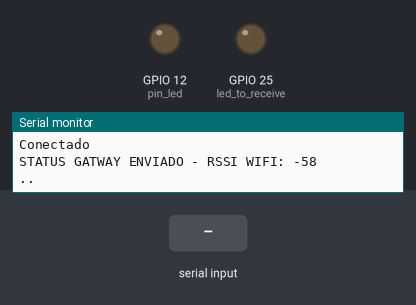
The sketch below on a simulated ESP32. Parts: output pins drawn as LEDs (lit = HIGH), the last lines printed to the serial monitor. The inputs (shaded band) are chosen by the test bench. WiFi joins after 1.5 s; servers stay silent unless stated; no MQTT or app messages arrive unless stated; the modem accepts every AT command (registered, SIM ready, sends succeed) and sends nothing else.

Above: at 7.2 s.
7.3 s: "90,45,200\n" received over the second serial link
At 8.35 s:
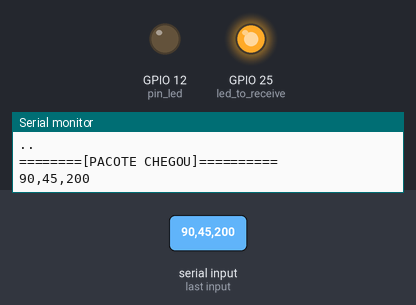
10.3 s: "30,150,10\n" received over the second serial link
At 11.9 s:
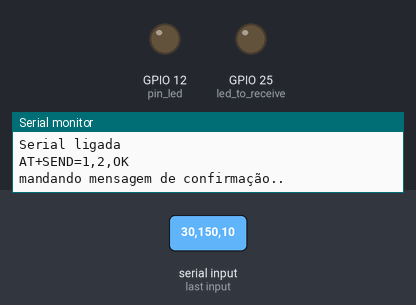
13.3 s: "1,90,45\n" received over the second serial link
At 15.67 s:
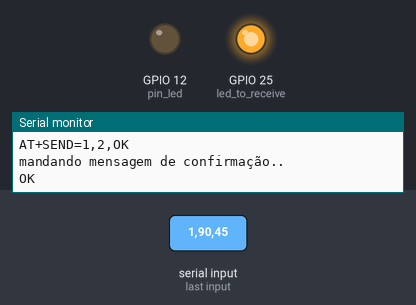
Timing chart, 0 to 17.4 s (numbered marks = the images above; inputs shaded):
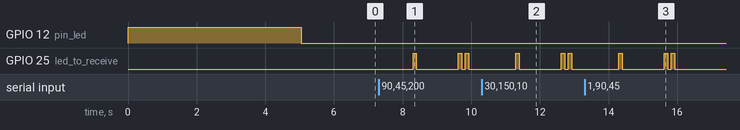

Measured:
- after the input at 7.3 s, GPIO 25 (led_to_receive): goes HIGH 0.10 s, LOW 1.2 s, HIGH 0.10 s, LOW 0.10 s, HIGH 0.10 s, then LOW, starting after 1.0 s
- after the input at 10.3 s, GPIO 25 (led_to_receive): goes HIGH 0.10 s, LOW 1.2 s, HIGH 0.10 s, LOW 0.10 s, HIGH 0.10 s, then LOW, starting after 1.0 s
- after the input at 13.3 s, GPIO 25 (led_to_receive): goes HIGH 0.10 s, LOW 1.2 s, HIGH 0.10 s, LOW 0.10 s, HIGH 0.10 s, then LOW, starting after 1.0 s

The sketch:

GATEWAY.ino
```cpp
/* ============================================================================
 *
 *   Code to Gateway
 *   This code went developer to last work in IPB - BRAGANÇA
 *
 *   Autor: Mateus Costa de Araujo
 *   Data:  February, 2024
 *
============================================================================ */
// Lybrares
// #include <WiFi.h>
#include <Arduino.h>
#include <PubSubClient.h>
#include <ArduinoJson.h>
#include <WiFiManager.h>
#include "esp_task_wdt.h"
#include <HardwareSerial.h>  // LoRa
//==========================================================================
// Defines
#define rxLoRa 16
#define txLoRA 17
#define led_to_receive 25
#define pin_led 12
//---------------------------------------------------------
// Wifi and MQTT
WiFiClient espClient;
int32_t rssi; // RSSI wifi
const char *mqttServer = "broker.mqtt-dashboard.com";
bool flag_mqtt = false; // confirmation flag package.
const short mqttPort = 1883;
const char *mqttUser = "IPB";
const char *mqttPassword = "noiottracker";
const char *topic = "IPB/TESTE/TRACKER/01";
const char *topic2 = "IPB/TESTE/GATWAY/01";
unsigned long  time_to_try_mqtt_reconnect = 10 * 1000;

PubSubClient client(espClient);
short time_to_resend_msg_status_gatway = 30000; // Time to resend gateway status (ms) (EDITABLE)
char *RSSI_LoRA = 0;

String jsonData = "";
String jsonStatus = "";       // (gateway status)
DynamicJsonDocument doc(256); // Package buffer
DynamicJsonDocument gat(64);  // gatway vuffer status
//---------------------------------------------------------
// Lora - Uart
HardwareSerial lora(1);
String incomingString;
char end_to_send = '1'; // Device Address
char markers[12]; // = "ABCDEFGHIJK";  // J -> end to string
char *data;                    // raw data
char extractedStrings[12][20]; // Vector to package
char utctime[25];              // vetor que vai receber time          ******
char latlon[2][10];
char last_data[] = "K";        // Character which packet is memory
char find_gatway[] = "O";      // Character that indicates that the device is looking for the gateway
char type_data = 0;            //  [0] - current; [1] - memory
//---------------------------------------------------------

// FLOW
unsigned short break_line = 60000;
unsigned short time_to_show_point = 1000;
unsigned long time_break_line;
unsigned long time_show_msg;
//bool serialEnabled = true; // Variável de controle para a comunicação serial
//---------------------------------------------------------
// FREERTOS
static uint8_t taskCoreZero = 0;
static uint8_t taskCoreOne = 1;
//==========================================================================
// Functions
void PINS_AND_SYSTEM();
void LORA_SETTINGS();
void WIFI_SETTINGS();
void TASKS();
void zerar_extractedStrings();
void publishMQTTstatus (void *pcParameters);
void debug_led (void *pvParameters);
void processing(void *pvParameters);
void separate_lat_and_lon();
void led_to_send();
void zerar_extractedStrings();
void toggleSerial(bool enable);
void reconnect();
//==========================================================================
void setup(){
  PINS_AND_SYSTEM();
  LORA_SETTINGS();
  WIFI_SETTINGS();
  TASKS();
}
//==========================================================================
void loop(){}

void TASKS(){
  xTaskCreatePinnedToCore(
        publishMQTTstatus,   /* função que implementa a tarefa */
        "coreTaskOne", /* task name */
        2000,          /* words */
        NULL,          /* entrance parameter */
        1,             /* Priority */
        NULL,          /* Reference */
        taskCoreOne);  /* Core */

    delay(500); // tempo para a tarefa iniciar
  //------------------------------------
    xTaskCreatePinnedToCore(
        debug_led,
        "coreTaskTwo",
        1000,
        NULL,
        1,
        NULL,
        taskCoreZero);
    delay(500);
  //------------------------------------
    xTaskCreatePinnedToCore(
        processing,
        "coreTaskThree",
        10000,
        NULL,
        2,
        NULL,
        taskCoreOne);
    delay(500);
}

void publishMQTTstatus (void *pcParameters){
  while(true){
    if (!client.connected()){
      reconnect();
    }
    client.loop();
    rssi = WiFi.RSSI();
    gat["RSSI_WIFI"] = rssi;

    jsonStatus = "";
    serializeJson(gat, jsonStatus);

    client.publish(topic2, jsonStatus.c_str());
    Serial.print("\nSTATUS GATWAY ENVIADO - RSSI WIFI: ");
    Serial.println(rssi);
    vTaskDelay(time_to_resend_msg_status_gatway);
  }
}

void debug_led (void *pvParameters){

  String taskMessage = "Task running on core ";
  taskMessage = taskMessage + xPortGetCoreID();

  int control = 0;
  while (true){
    if(WiFi.status() != WL_CONNECTED){
      digitalWrite(pin_led, HIGH);
      vTaskDelay(500);
      digitalWrite(pin_led, LOW);
    }
    else{
      digitalWrite(pin_led, LOW);
    }
    vTaskDelay(1000);
  }
}

void processing(void *pvParameters){
  String taskMessage = "Task running on core ";
  taskMessage = taskMessage + xPortGetCoreID();
  short i = 0;
  short n_try_send_package_mqtt = 3;
  while (true){
    //----------------------------------------------
    //reseta whatchdogs para indicar que o sistema está funcionando normalmente
    //esp_task_wdt_reset();
    //----------------------------------------------
    // mostra "." para indicar que está aguardando pacote LORA
    if (millis() - time_break_line >= break_line){
      // Reinicie o contador millis()
      Serial.print("\n");
      time_break_line = millis();
    }
    if (millis() - time_show_msg >= time_to_show_point){
      Serial.print(".");
      time_show_msg = millis();
    }
    if (lora.available()){

      Serial.println("\n========[PACOTE CHEGOU]=========="); // debug serial
      incomingString = lora.readString();
      Serial.println(incomingString);
      //----------------------------------------------
      toggleSerial(false); // Desliga a comunicação serial para não haver interrupções indesejadas
      //----------------------------------------------
      led_to_send(); // led para indicar que chegou algo
      //----------------------------------------------
      char dataArray[100];                        // vetor que vai receber string
      incomingString.toCharArray(dataArray, 100); // método para atribui string a vetor
      data = strtok(dataArray, ",");
      data = strtok(NULL, ",");
      data = strtok(NULL, ",");
      RSSI_LoRA = &*data; // para pegar o RSSI do sinal lora
      RSSI_LoRA = strtok(NULL, ",");
      //Serial.println(data);  // imprime pacote recebido (sem outros detalhes)

      //----------------------------------------------
      // Dividir data em pacotes
      type_data = 0; // tipo de dado pre estabelecido
      int i, j = 0, startPos = -1, count = 0;
      // conferir se há T no vetor

      for (i = 0; data[i] != '\0'; i++){
        if (strchr(find_gatway, data[i])){                // se device estver procurando o gatwat
          type_data = 1;                                  // flag para indicar que o pacote é passado
          break;
        }
        if (strchr(last_data, data[i])){ // exsitir "Z" no pacote o dado é passado
          sprintf(markers, "ABCDEFGHIK"); // atribui K como ultimo caracter (depois do horario)
          type_data = 2;                  // flag para indicar que o pacote é passado
          break;
        }
        else{

          type_data = 3;                 // flag para pacote em tempo real
          sprintf(markers, "ABCDEFGHI"); // caso contrario o pacote é em tempo real
        }
      }
      //----------------------------------------------
      if (type_data == 1){
        Serial.println("TIPO -> [Device procurando gatway]");
      }
      else // debug
        if (type_data == 2){
          Serial.println("TIPO -> [Pacote da memoria]");
        }
        else // debug
          if (type_data == 3){
            Serial.println("TIPO -> [Pacote atual]");
          } // debug
      //----------------------------------------------
      // pré processamento - lógica para quebrar o pacote em partes se pacote requiser isso
      if (type_data == 1){
        int size_data = strlen(data); // confere o tamanho do pacote
        data[size_data - 1] = '\0';   // quebra o ultimo valor ( caractere "O")

        for (i = 0; i < size_data; i++){    // laço para preencger extractedStrings com a informação de interesse
          extractedStrings[0][i] = data[i]; // atribuição de cada caractere
        }
      }
      if (type_data == 2 || type_data == 3){ // se o pacote for do tipo 2 ou 3
        for (i = 0; data[i] != '\0'; i++){
          if (strchr(markers, data[i])) // analisa se o caractere
          {
            { // se input contem markers
              if (startPos != -1)
                extractedStrings[count][j] = '\0';
              count++;
              j = 0;
            }
            extractedStrings[count][j++] = data[i];
            startPos = i;
          }
          else if (startPos != -1)
          {
            extractedStrings[count][j++] = data[i];
          }
        }
        //----------------------------------------------
        // Organizar formato de hora: 2023-10-05T11:30:44Z
        // Separar Lat e lon
        separate_lat_and_lon();
      }
      //------------------------------------
      // imprimir nível da conexão com Wifi
      rssi = WiFi.RSSI();
      Serial.print("Nível de sinal Wi-Fi: ");
      Serial.print(rssi);
      Serial.println(" dBm");
      //------------------------------------
      // imprimir dados recebidos após pré processamento
      for (int i = 0; i < count - 1; i++){ // -1 por que J não conta
        printf("dado %c: %s\n", extractedStrings[i + 1][0], extractedStrings[i + 1] + 1);
      }
      //------------------------------------------------------
      //atribuição de dado ao pacote Json
      if (type_data == 1){
        doc["Bat_Perc"] = atoi(extractedStrings[0]);
      }
      if (type_data == 2){
        doc["time"] = (extractedStrings[9] + 1);
      }
      if (type_data == 2 || type_data == 3){
        doc["latitude"] = atof(latlon[0]);
        doc["longitude"] = atof(latlon[1]);
        doc["vel"] = atoi(extractedStrings[2] + 1);
        doc["temperatura"] = atoi(extractedStrings[3] + 1);
        doc["umidade"] = atoi(extractedStrings[4] + 1);
        doc["X"] = atof(extractedStrings[5] + 1);
        doc["Y"] = atof(extractedStrings[6] + 1);
        doc["Z"] = atof(extractedStrings[7] + 1);
        doc["Bat_Perc"] = atoi(extractedStrings[8] + 1);
      }
      if (type_data == 1 || type_data == 2 || type_data == 3){
        doc["RSSI_LoRa"] = atoi(RSSI_LoRA);
        doc["RSSI_WIFI"] = rssi;
      }
      /*
      // Serializar o objeto JSON em uma string
      if (incomingString.indexOf('\r') != -1) {
      Serial.println("Caracteres \\r encontrados na incomingString.");
      }
      */
      jsonData = "";
      serializeJson(doc, jsonData); // Serializa o pacote json
      Serial.println(jsonData);     // imprime o json montado que será encaminhado via MQTT
      //---------------------------
      // confere conexão

      //-------------------------------------------
      // Publicar no tópico especificado
      for(i = 0; i<n_try_send_package_mqtt; i++){
        if (!client.connected())
        {
          reconnect();
        }
        Serial.println("sending package via mqtt");
        client.loop();
        if (client.publish(topic, jsonData.c_str())){ // encaminha json montado!
          Serial.println("Message published successfully");
          delay(200);
          flag_mqtt = true; // se foi publicado a mensagem de confirmação será enviada
          break;
        }
        else{
          Serial.println("Failed to publish message");
          // adicionar aqui o salvamento da mensagem
          delay(300);
          flag_mqtt = false; // se não foi publicado a mensagem de confirmação não será enviada
        }
      }
      if(flag_mqtt == false) Serial.println("failure to send");
      client.endPublish();        //finaliza publicação MQTT
      //-------------------------------------------
      zerar_extractedStrings(); // para zerar a matriz de dados
      Serial.println("string zerada");
      //-------------------------------------------
      if (flag_mqtt){
        send_confirmation(); // se o pacote foi publicado a mensagem de confirmação é enviada para o device
      }
      else{
        toggleSerial(true); // Liga a comunicação serial novamente
      }
      //-------------------------------------------
    }
    vTaskDelay(1);
  }
}

void PINS_AND_SYSTEM(){
  Serial.begin(115200);
  time_break_line = millis();
  time_show_msg = millis();

  pinMode(led_to_receive, OUTPUT);
  digitalWrite(led_to_receive, LOW);
  pinMode(pin_led, OUTPUT);
  digitalWrite(pin_led, HIGH);
}

void LORA_SETTINGS(){
  lora.begin(115200, SERIAL_8N1, rxLoRa, txLoRA);
  lora.println("AT+ADDRESS?");
  Serial.println(lora.readString());
  delay(20);
  lora.println("AT+BAND?");
  Serial.println(lora.readString());
  delay(20);
  lora.println("AT+NETWORKID?");
  Serial.println(lora.readString());
}

void WIFI_SETTINGS(){
  WiFi.mode(WIFI_STA);
  WiFiManager wm;
  // Gatway.resetSettings();
  bool res;
  // res = Gatway.autoConnect("Gatway_ESP32","biomasimo"); // password protected ap
  wm.setConfigPortalTimeout(40); // auto close config portal after n seconds
  res = wm.autoConnect("ESP32","123456789"); //
  if (!res){
    Serial.println("Failed to connect");
    // ESP.restart();
  }
  else{
    // if you get here you have connected to the WiFi
    Serial.println("connected...yeey :)");
    //Serial.println(WiFi.localIP());  // Mostrar o IP (wifi manager ja faz isso)
  }
  //------------------------------------
  // MQTT
  client.setServer(mqttServer, mqttPort); // define servidor e porta
  //client.setCallback(callback);         // define callback para receber msg de confirmação
}

void separate_lat_and_lon(){
  strncpy(latlon[0], extractedStrings[1] + 1, 9);     //+1 para pular o caracter, 9 para recolher os 9 bytes de informação
  strncpy(latlon[1], extractedStrings[1] + 1 + 9, 9); //+1 para pular o caracter, 9 para recolher os 9 bytes de informação
}

void send_confirmation(){
  toggleSerial(true); // Liga a comunicação serial novamente
  Serial.println("Serial ligada");
  char conf[30]; // vetor para empacote mensagem de confirmacao
  sprintf(conf, "AT+SEND=%c,2,OK", end_to_send);
  Serial.println(conf); // mostra mensagem a ser enviada
  lora.println(conf);   // manda a mensagem de confirmacao de recebimento
  Serial.println("mandando mensagem de confirmação..");
  Serial.println(lora.readString()); // lê a resposta do módulo
  led_to_send();
  delay(100);
  led_to_send();
  Serial.println("========[FIM DO PROCESSO -> AGUARDANDO NOVA MENSAGEM]==========");
}

void led_to_send(){
  digitalWrite(led_to_receive, HIGH); // Liga Led
  delay(100);                     // tempo de led ligado
  digitalWrite(led_to_receive, LOW);  // Desliga led
}

void zerar_extractedStrings(){
  int i, j;
  // zerar extractedStrings
  for (i = 0; i < 13; ++i){
    for (j = 0; j < 21; ++j){
      extractedStrings[i][j] = '\0';
    }
  }
  // zerar utctime
  for (i = 0; i < 26; i++){
    utctime[i] = '\0';
  }
  // zerar latlon
  for (i = 0; i < 3; i++){
    for (j = 0; j < 11; j++){
      latlon[i][j] = '\0';
    }
  }
  // zerando demais variáveis
  RSSI_LoRA = 0;
  rssi = 0;
  doc.clear(); // Isso apagará todo o conteúdo do documento
}

void toggleSerial(bool enable){
  if (enable){
    lora.begin(115200, SERIAL_8N1, rxLoRa, txLoRA);
  }
  else{
    lora.end();
  }
}

void reconnect(){
  short cont_to_reset = 0;
  unsigned long now = millis();
  while (!client.connected()){
    client.setServer(mqttServer, mqttPort);
    Serial.println("\nConectando ao broker MQTT...");

    //if (client.connect("ESP32Client")){
    if (client.connect("ESP32_Gateway_IPB_Tracker", mqttUser, mqttPassword)){
      Serial.println("Conectado");
      break;
    }
    else{
      Serial.print("Falha na conexão - Estado: ");
      Serial.print(client.state());
      Serial.println(" Tentando novamente");
      cont_to_reset++;
      if (cont_to_reset >= 2){
        Serial.println("Não foi possivel reconectar ao Broker, reiniciando sistema");
        Serial.println("=======================================");
        ESP.restart();
      }
    }
    delay(80);
    if(now >= now + time_to_try_mqtt_reconnect) break;
  }
}
```
